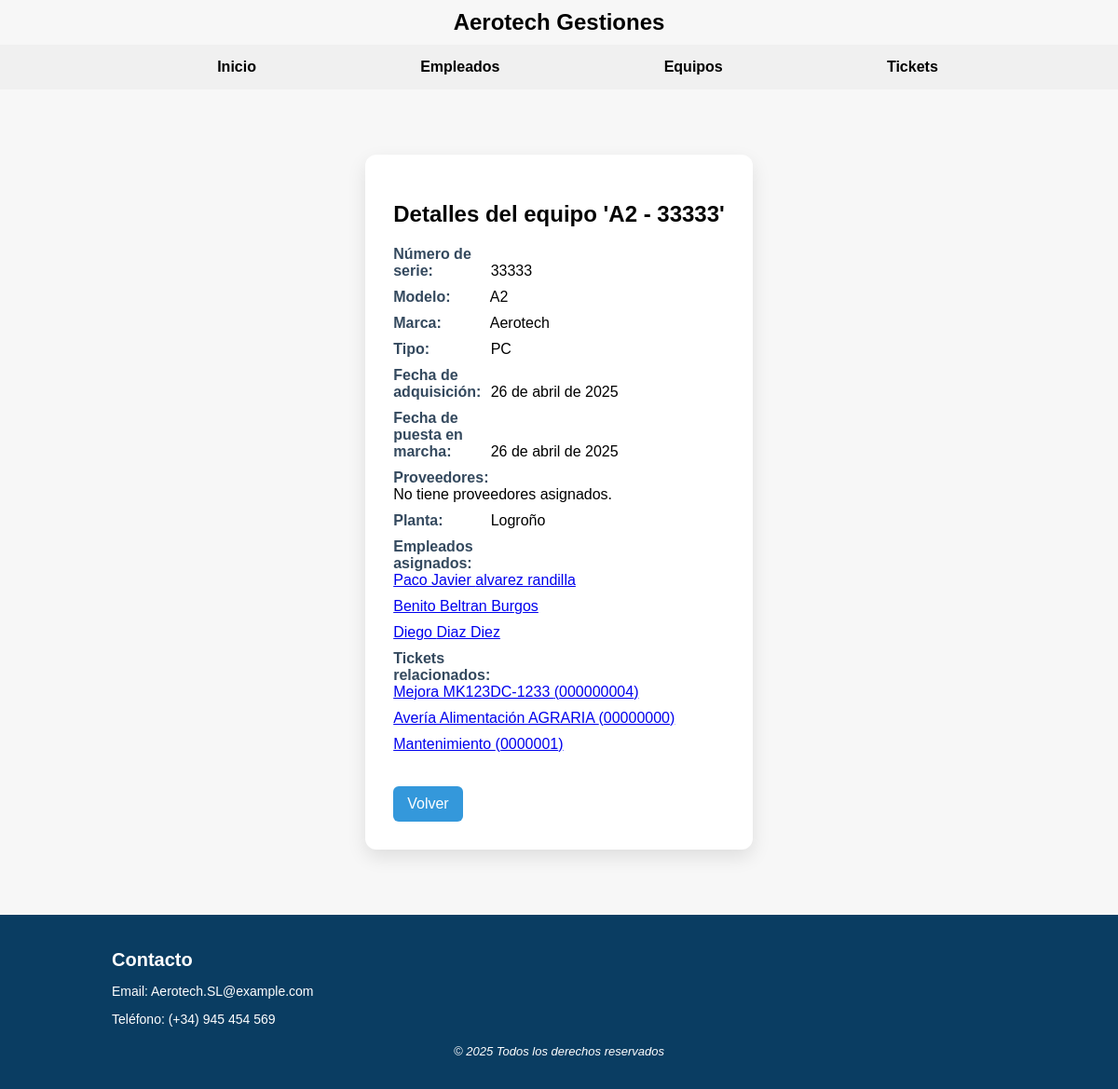
The page /Aerotech/equipo/1/ on the database as committed earlier.
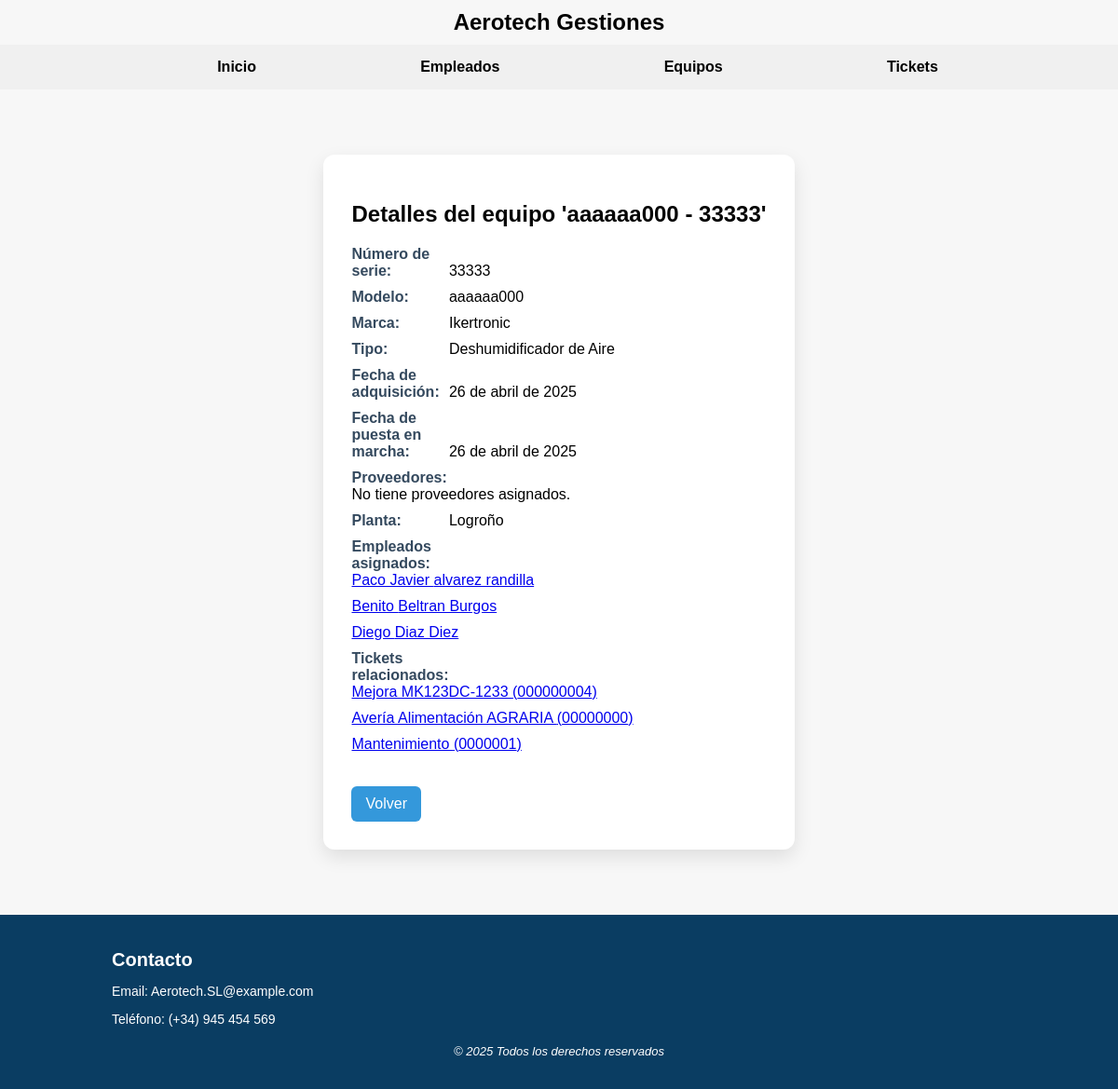
The same page on the database as committed later.
### Aerotech/models.py (models this page shows, shortened)
class Equipo(models.Model):
    MODELOS = [
        ('aaaaaa000', 'aaaaaa000'),
        ('aaaaaaa111', 'aaaaaaa111'),
        ('aaaaaaa999', 'aaaaaaa999'),
        ('aaaaaaa888', 'aaaaaaa888'),
    ]
    MARCAS = [
        ('Ikertronic', 'Ikertronic'),
        ('JonAndertech', 'JonAndertech'),
    ]
    TIPOS = [
        ('Deshumidificador de Aire', 'Deshumidificador de Aire'),
        ('Depuradora', 'Depuradora'),
        ('Aire Acondicionado', 'Aire Acondicionado'),
    ]
    numero_serie = models.CharField(max_length=100, unique=True)
    modelo = models.CharField(max_length=50, choices=MODELOS)
    marca = models.CharField(max_length=50, choices=MARCAS)
    tipo = models.CharField(max_length=50, choices=TIPOS)
    fecha_adquisicion = models.DateField()
    fecha_puesta_marcha = models.DateField()
    planta = models.CharField(max_length=100)
    proveedores = models.ManyToManyField(Proveedor, related_name='proveedores')
    empleados = models.ManyToManyField(Empleado, related_name="equipos_asignados")

### Aerotech/views.py (the view)
# urls.py: path('equipo/<int:pk>/', views.DetalleEquipo.as_view(), name='detalles-equipo'),
class DetalleEquipo(DetailView):
    model = Equipo
    template_name = 'detalles_equipo.html'
    context_object_name = 'equipo'

### Aerotech/templates/detalles_equipo.html (shortened to what this page needs)
{% extends 'Base.html' %}
{% block content %}
<div class="card">
    <h2>Detalles del equipo '{{ equipo.modelo }} - {{ equipo.numero_serie }}'</h2>
    <ul>
        <li><strong>Número de serie:</strong> {{ equipo.numero_serie }}</li>
        <li><strong>Modelo:</strong> {{ equipo.modelo }}</li>
        <li><strong>Marca:</strong> {{ equipo.marca }}</li>
        <li><strong>Tipo:</strong> {{ equipo.tipo }}</li>
        <li><strong>Fecha de adquisición:</strong> {{ equipo.fecha_adquisicion }}</li>
        <li><strong>Fecha de puesta en marcha:</strong> {{ equipo.fecha_puesta_marcha }}</li>
        <li><strong>Proveedores:</strong>
            <ul>
                {% for proveedor in equipo.proveedores.all %}
                <li>{{ proveedor.nombre }}</li>
                {% empty %}
                <li>No tiene proveedores asignados.</li>
                {% endfor %}
            </ul>
        </li>
        <li><strong>Planta:</strong> {{ equipo.planta }}</li>
        <li><strong>Empleados asignados:</strong>
            <ul>
                {% for empleado in equipo.empleados.all %}
                <li>
                    <a href="{% url 'detalles-empleado' empleado.id %}">
                        {{ empleado.nombre }} {{ empleado.apellidos }}
                    </a>
                </li>
                {% empty %}
                <li>No hay empleados asignados</li>
                {% endfor %}
            </ul>
        </li>
        <li><strong>Tickets relacionados:</strong>
            <ul>
                {% for ticket in equipo.ticket_set.all %}
                <li>
                    <a href="{% url 'detalle-ticket' ticket.id %}">
                        {{ ticket.titulo }} ({{ ticket.referencia }})
                    </a>
                </li>
                {% empty %}
                <li>No hay tickets asignados</li>
                {% endfor %}
            </ul>
        </li>
    </ul>
    <a class="btn" href="{% url 'lista-equipos' %}">Volver</a>
</div>
{% endblock %}

Rows that differ between the two databases and show on the page:
changed Equipo "Logroño": modelo "A2" → "aaaaaa000"; marca "Aerotech" → "Ikertronic"; tipo "PC" → "Deshumidificador de Aire"
